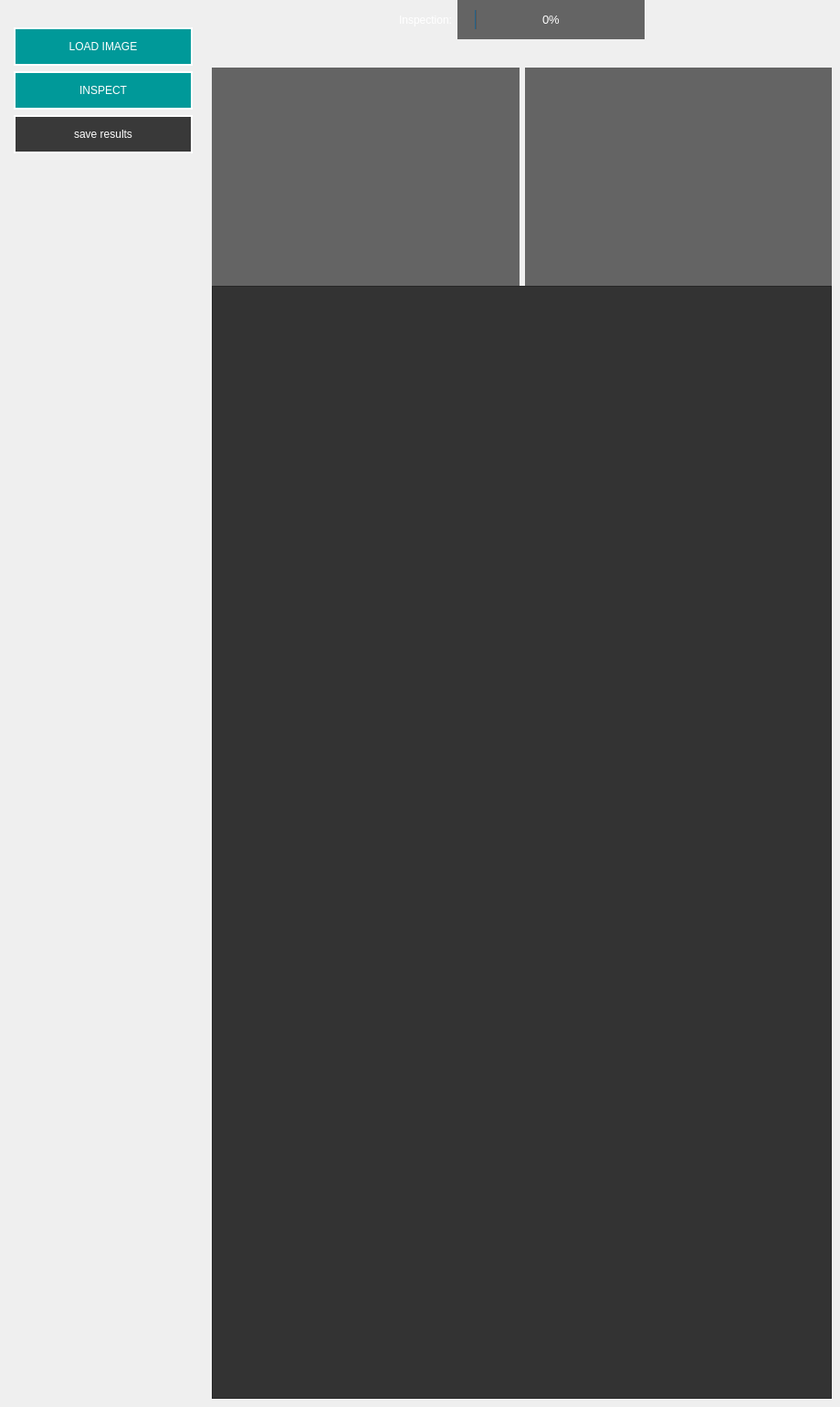
       <widget class="QWidget" name="tab_inspection">
        <attribute name="title">
         <string>Inspection</string>
        </attribute>
        <widget class="QWidget" name="horizontalLayoutWidget_4">
         <property name="geometry">
          <rect>
           <x>0</x>
           <y>0</y>
           <width>911</width>
           <height>1532</height>
          </rect>
         </property>
         <layout class="QHBoxLayout" name="horizontalLayout_4">
          <item>
           <layout class="QVBoxLayout" name="verticalLayout_5">
            <property name="spacing">
             <number>-1</number>
            </property>
            <property name="leftMargin">
             <number>15</number>
            </property>
            <property name="topMargin">
             <number>30</number>
            </property>
            <property name="rightMargin">
             <number>15</number>
            </property>
            <property name="bottomMargin">
             <number>15</number>
            </property>
            <item>
             <widget class="QPushButton" name="button_loadImage">
              <property name="styleSheet">
               <string notr="true">QPushButton{
	background-color: #009999;
	min-width: 160px;
	padding: 12px 16px;
	border: 2px solid #fff;
	color: #fff;
}

QPushButton:hover {
	background-color: #75bdc3;
}</string>
              </property>
              <property name="text">
               <string>LOAD IMAGE</string>
              </property>
             </widget>
            </item>
            <item>
             <widget class="QPushButton" name="button_inspect">
              <property name="styleSheet">
               <string notr="true">QPushButton{
	background-color: #009999;
	min-width: 160px;
	padding: 12px 16px;
	border: 2px solid #fff;
	color: #fff;
}

QPushButton:hover {
	background-color: #75bdc3;
}</string>
              </property>
              <property name="text">
               <string>INSPECT</string>
              </property>
             </widget>
            </item>
            <item>
             <widget class="QPushButton" name="button_saveResults">
              <property name="styleSheet">
               <string notr="true">QPushButton {
	background-color: #393939;
	min-width: 160px;
	padding: 12px 16px;
	border: 2px solid #fff;
	color: #fff;
}

QPushButton:hover {
	background-color: #777777;
}</string>
              </property>
              <property name="text">
               <string>save results</string>
              </property>
             </widget>
            </item>
            <item>
             <spacer name="verticalSpacer_8">
              <property name="orientation">
               <enum>Qt::Vertical</enum>
              </property>
              <property name="sizeHint" stdset="0">
               <size>
                <width>20</width>
                <height>40</height>
               </size>
              </property>
             </spacer>
            </item>
           </layout>
          </item>
          <item>
           <layout class="QVBoxLayout" name="verticalLayout_9">
            <item>
             <layout class="QHBoxLayout" name="horizontalLayout_9">
              <item>
               <spacer name="horizontalSpacer_6">
                <property name="orientation">
                 <enum>Qt::Horizontal</enum>
                </property>
                <property name="sizeHint" stdset="0">
                 <size>
                  <width>40</width>
                  <height>20</height>
                 </size>
                </property>
               </spacer>
              </item>
              <item>
               <widget class="QLabel" name="label_5">
                <property name="styleSheet">
                 <string notr="true">color: #fff;
font: 12pt &quot;Helvetica&quot;;</string>
                </property>
                <property name="text">
                 <string>Inspection:</string>
                </property>
               </widget>
              </item>
              <item>
               <widget class="QProgressBar" name="progressBar_inspection">
                <property name="styleSheet">
                 <string notr="true">QProgressBar {
    background-color: #333333;
    color: #fff;
	text-align: center;
	padding: 10px 20px 10px 20px;

    background-color: #646464;
    
    font-size: 14pt;
	max-width: 250px;
    gridline-color: #fffff8;
    font-size: 10pt;
	border: 0px solid #fffff8;
    background-color: #646464;
    }


</string>
                </property>
                <property name="value">
                 <number>0</number>
                </property>
               </widget>
              </item>
              <item>
               <spacer name="horizontalSpacer_5">
                <property name="orientation">
                 <enum>Qt::Horizontal</enum>
                </property>
                <property name="sizeHint" stdset="0">
                 <size>
                  <width>40</width>
                  <height>20</height>
                 </size>
                </property>
               </spacer>
              </item>
             </layout>
            </item>
            <item>
             <layout class="QHBoxLayout" name="horizontalLayout_10">
              <item>
               <widget class="QLabel" name="label_inspection">
                <property name="minimumSize">
                 <size>
                  <width>200</width>
                  <height>258</height>
                 </size>
                </property>
                <property name="maximumSize">
                 <size>
                  <width>600</width>
                  <height>208</height>
                 </size>
                </property>
                <property name="styleSheet">
                 <string notr="true">QLabel {
    background-color: #333333;
    color: #fff;
    background-color: #646464;
    padding: 4px;
    border: 0px solid #fffff8;
    font-size: 14pt;

	width: 130px;
	min-height: 250px;
    gridline-color: #fffff8;
    font-size: 12pt;
	text-align: center;

    background-color: #646464;
    border: 0px solid #fffff8;
}</string>
                </property>
                <property name="text">
                 <string/>
                </property>
               </widget>
              </item>
              <item>
               <widget class="QLabel" name="label_inspection_fingerprint">
                <property name="minimumSize">
                 <size>
                  <width>200</width>
                  <height>258</height>
                 </size>
                </property>
                <property name="maximumSize">
                 <size>
                  <width>600</width>
                  <height>208</height>
                 </size>
                </property>
                <property name="styleSheet">
                 <string notr="true">QLabel {
    background-color: #333333;
    color: #fff;
    background-color: #646464;
    padding: 4px;
    border: 0px solid #fffff8;
    font-size: 14pt;

	width: 130px;
	min-height: 250px;
    gridline-color: #fffff8;
    font-size: 12pt;
	text-align: center;

    background-color: #646464;
    border: 0px solid #fffff8;
}</string>
                </property>
                <property name="text">
                 <string/>
                </property>
               </widget>
              </item>
             </layout>
            </item>
            <item>
             <widget class="QTableWidget" name="tableWidget_inspection">
              <property name="minimumSize">
               <size>
                <width>200</width>
                <height>200</height>
               </size>
              </property>
              <property name="maximumSize">
               <size>
                <width>2000</width>
                <height>3000</height>
               </size>
              </property>
              <property name="styleSheet">
               <string notr="true">QWidget {
    background-color: #333333;
    color: #fff;
}

QHeaderView::section {
    background-color: #646464;
    padding: 4px;
    border: 1px solid #fffff8;
    font-size: 14pt;
}

QTableWidget::item {
	width: 130px;
}

QTableWidget {
    gridline-color: #fffff8;
    font-size: 12pt;
	padding-top: 30px;
	padding-left: 30px;
}

QTableWidget QTableCornerButton::section {
    background-color: #646464;
    border: 1px solid #fffff8;
}</string>
              </property>
             </widget>
            </item>
           </layout>
          </item>
         </layout>
        </widget>
       </widget>
